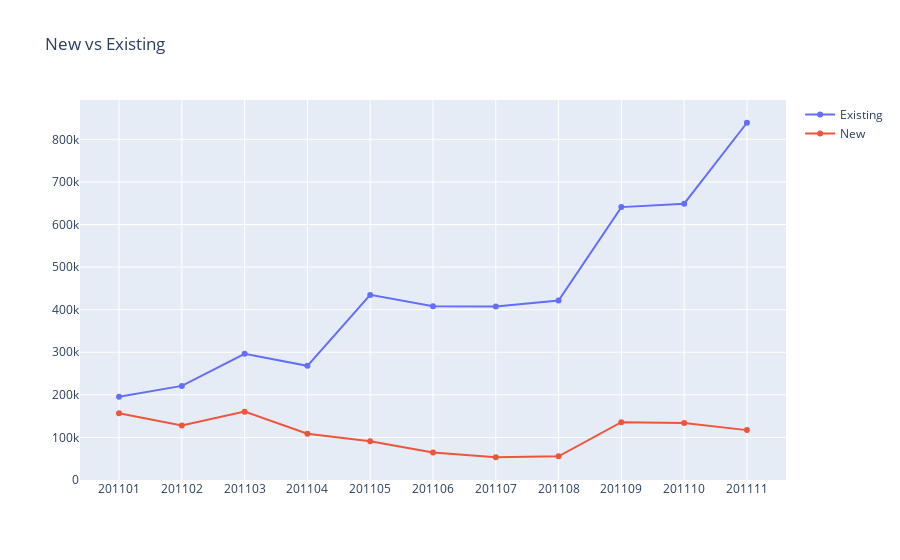

The notebook cell saved with this chart:
### Code cell
plot_layout = go.Layout(
        xaxis={"type": "category"},
        title='New vs Existing'
    )
fig = go.Figure(data=plot_data, layout=plot_layout)
pio.show(fig)

### Figure 1 — Plotly figure (JSON) as saved in the notebook; plotly's stock layout.template omitted (floating-point values rounded to 4 significant figures)
{"data": [{"name": "Existing", "type": "scatter", "x": [201101, 201102, 201103, 201104, 201105, 201106, 201107, 201108, 201109, 201110, 201111], "y": [195300.0, 221000.0, 296400.0, 268200.0, 434700.0, 408000.0, 407700.0, 421400.0, 640900.0, 648800.0, 839000.0]}, {"name": "New", "type": "scatter", "x": [201101, 201102, 201103, 201104, 201105, 201106, 201107, 201108, 201109, 201110, 201111], "y": [156700.0, 127900.0, 160600.0, 108500.0, 90850.0, 64480.0, 53450.0, 55620.0, 135700.0, 133900.0, 117200.0]}], "layout": {"autosize": true, "title": {"text": "New vs Existing"}, "xaxis": {"autorange": true, "range": [-0.611, 10.61], "type": "category"}, "yaxis": {"autorange": true, "range": [-11370.0, 903800.0], "type": "linear"}}}
